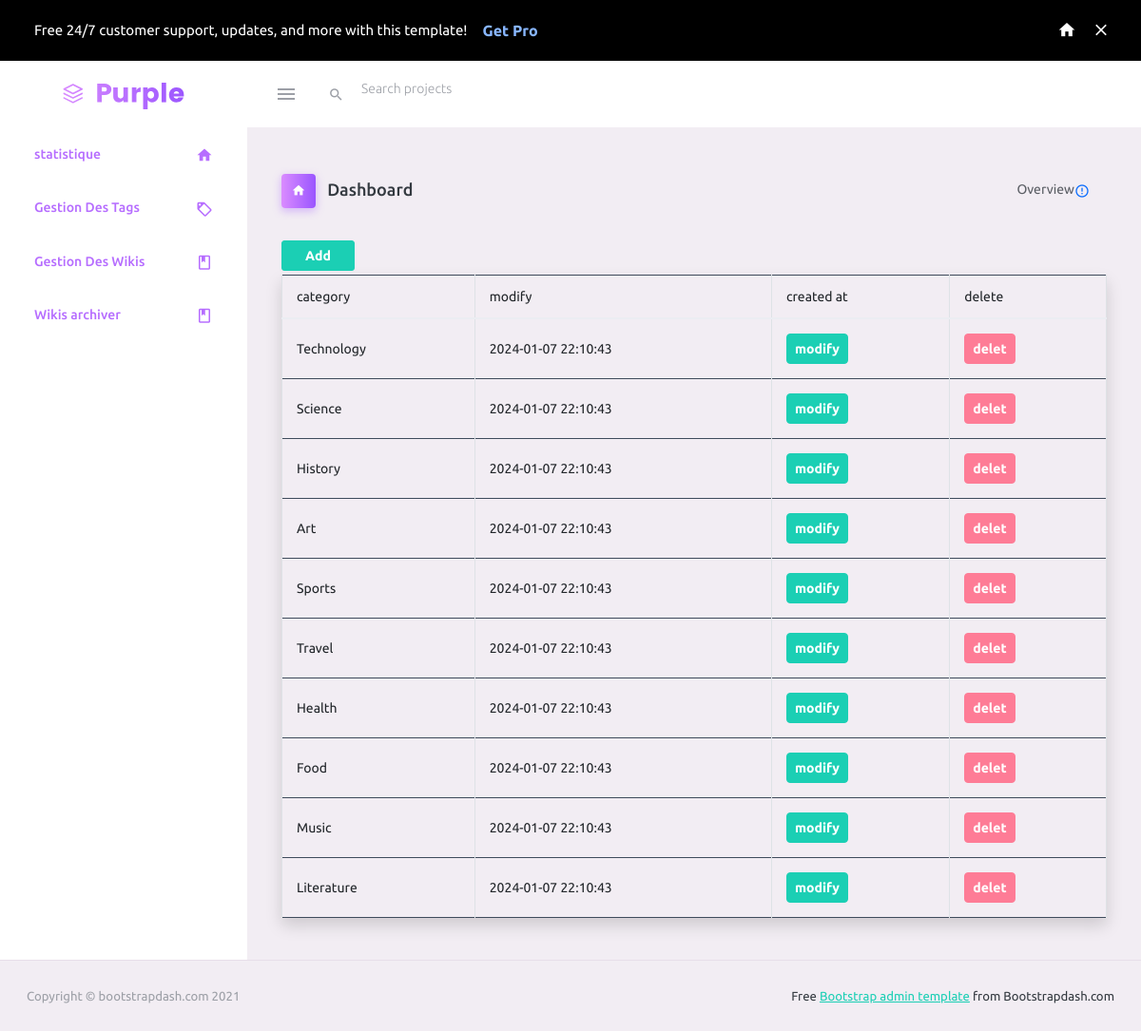
/index.php?action=ges_cat (signed in), run on the app's committed database.
### tables this page shows
CREATE TABLE categories (
    id INT PRIMARY KEY AUTO_INCREMENT,
    name VARCHAR(255) NOT NULL,
    created_at TIMESTAMP DEFAULT CURRENT_TIMESTAMP

);

### APP/controler/category_controler.php (called while the page is built, shortened)
<?php
class category_control {
    public  static function get_categories(){
        $categoryDAO= new CategoryDAO();
       $categorys = $categoryDAO->GetAllCategories();
       require 'APP\VIEW\dashboard_admin\categories\gestion_categories.php';
    }
}

### APP/MODEL/config/Connection.php (called while the page is built, shortened)
<?php
class DatabaseConnection {
    private $pdo;
    private static $instance;
public function __construct(){
    $this->pdo = new PDO("mysql:host=" . DB_HOST . ";dbname=" . DB_NAME, DB_USER, DB_PASS);
        $this->pdo->setAttribute(PDO::ATTR_ERRMODE, PDO::ERRMODE_EXCEPTION);
}
public static function getInstance() {
    if (!self::$instance) {
        self::$instance = new DatabaseConnection();
    }
    return self::$instance;
}
public function getConnection() {
    return $this->pdo;
}
}
?>

### APP/MODEL/classes/categoryDAO.php (called while the page is built, shortened)
<?php
include 'APP\MODEL\classes\categoriesclass.php';
class  CategoryDAO{
    private $db;
    public function __construct(){
        $this->db = DatabaseConnection::getInstance()->getConnection();
    }
    public  function GetAllCategories() {
        $query = "SELECT * from categories ";
        $stmt =  $this->db->prepare($query);
        $stmt->execute();
        $result = $stmt->fetchAll(PDO::FETCH_ASSOC);
        $categories = array();
        foreach ($result as $row) {
            $category = new category($row['id'],$row['name'],$row['created_at'] );
            $categories[] = $category;
    }
    return $categories;
    }
}

### APP/MODEL/classes/categoriesclass.php (called while the page is built)
<?php
class Category {
    private $id;
    private $name;
    private $createdAt;
    public function __construct($id,$name,$createdAt ) {
        $this->id = $id;
        $this->name = $name;
        $this->createdAt = $createdAt;
    }
    public function getId() {
        return $this->id;
    }
    public function getName() {
        return $this->name;
    }
    public function getCreatedAt() {
        return $this->createdAt;
    }
}

### APP/view/dashboard_admin/categories/gestion_categories.php (the view, shortened to what this page needs)
<?php if(isset($_SESSION['user']) && $_SESSION['user']['role']== 'admin') { ?>
<!DOCTYPE html>
<html lang="en">
  <head>
    <link rel="stylesheet" href="APP\view\dashboard_admin\assets\vendors\mdi\css\materialdesignicons.min.css">
    <link rel="stylesheet" href="APP\view\dashboard_admin\assets\vendors\css\vendor.bundle.base.css">
    <link rel="stylesheet" href="https://stackpath.bootstrapcdn.com/bootstrap/4.5.2/css/bootstrap.min.css">
    <link rel="stylesheet" href="APP\view\dashboard_admin\assets\css\style.css">
  </head>
  <body>
    <div class="container-scroller">
      <div class="row p-0 m-0 proBanner" id="proBanner">
        <div class="col-md-12 p-0 m-0">
          <div class="card-body card-body-padding d-flex align-items-center justify-content-between">
            <div class="ps-lg-1">
              <div class="d-flex align-items-center justify-content-between">
                <p class="mb-0 font-weight-medium me-3 buy-now-text">Free 24/7 customer support, updates, and more with this template!</p>
                <a href="https://www.bootstrapdash.com/product/purple-bootstrap-admin-template/?utm_source=organic&utm_medium=banner&utm_campaign=buynow_demo" target="_blank" class="btn me-2 buy-now-btn border-0">Get Pro</a>
              </div>
            </div>
            <div class="d-flex align-items-center justify-content-between">
              <a href="https://www.bootstrapdash.com/product/purple-bootstrap-admin-template/"><i class="mdi mdi-home me-3 text-white"></i></a>
              <button id="bannerClose" class="btn border-0 p-0">
                <i class="mdi mdi-close text-white me-0"></i>
              </button>
            </div>
          </div>
        </div>
      </div>
      <nav class="navbar default-layout-navbar col-lg-12 col-12 p-0 fixed-top d-flex flex-row">
        <div class="text-center navbar-brand-wrapper d-flex align-items-center justify-content-center">
          <a class="navbar-brand brand-logo" href="APP\view\dashboard_admin\dashbord.php"><img src="APP\view\dashboard_admin\assets\images\logo.svg" alt="logo" /></a>
        </div>
        <div class="navbar-menu-wrapper d-flex align-items-stretch">
          <button class="navbar-toggler navbar-toggler align-self-center" type="button" data-toggle="minimize">
            <span class="mdi mdi-menu"></span>
          </button>
          <div class="search-field d-none d-md-block">
            <form class="d-flex align-items-center h-100" action="#">
              <div class="input-group">
                <div class="input-group-prepend bg-transparent">
                  <i class="input-group-text border-0 mdi mdi-magnify"></i>
                </div>
                <input type="text" class="form-control bg-transparent border-0" placeholder="Search projects">
              </div>
            </form>
          </div>
        </div>
      </nav>
      <div class="container-fluid page-body-wrapper">
        <nav class="sidebar sidebar-offcanvas" id="sidebar">
          <ul class="nav">
          <li class="nav-item">
              <a class="nav-link" href="index.php?action=admin">
                <span class="menu-title">statistique</span>
                <i class="mdi mdi-home menu-icon"></i>
              </a>
            </li>
            <li class="nav-item ">
              <a class="nav-link" href="index.php?action=ges_tags">
                <span class="menu-title">Gestion Des Tags</span>
                <i class="mdi mdi-tag-outline menu-icon"></i>
              </a>
              </li>
            <li class="nav-item  ">
              <a class="nav-link" href="index.php?action=ges_wikis">
                <span class="menu-title">Gestion Des Wikis</span>
                <i class="mdi mdi-book-outline menu-icon"></i>
              </a>
            </li>
            <li class="nav-item  ">
              <a class="nav-link" href="index.php?action=get_archievd">
                <span class="menu-title"> Wikis archiver</span>
                <i class="mdi mdi-book-outline menu-icon"></i>
              </a>
            </li>
          </ul>
        </nav>
        <div class="main-panel">
          <div class="content-wrapper">
            <div class="page-header">
              <h3 class="page-title">
                <span class="page-title-icon bg-gradient-primary text-white me-2">
                  <i class="mdi mdi-home"></i>
                </span> Dashboard
              </h3>
              <nav aria-label="breadcrumb">
                <ul class="breadcrumb">
                  <li class="breadcrumb-item active" aria-current="page">
                    <span></span>Overview <i class="mdi mdi-alert-circle-outline icon-sm text-primary align-middle"></i>
                  </li>
                </ul>
              </nav>
            </div>
            <div id="defult">
            <button class="btn btn-success p-2 px-4 my-1" data-toggle="modal" data-target="#addCategoryModal">Add</button>
              <table class="table table-bordered border-dark shadow">
                <thead>
                  <tr>
                    <td>category</td>
                    <td>modify</td>
                    <td>created at</td>
                    <td>delete</td>
                  </tr>
                </thead>
                <tbody>
                  <?php foreach($categorys as $cat ){ ?>
                  <tr>
                    <td><?=$cat->getName();?></td>
                    <td><?=$cat->getCreatedAt();?></td>
                    <td>  <a href="index.php?action=modify_cat&id=<?=$cat->getId();?>" class="btn btn-success rounded p-2" >modify</a></td>
                    <td><a class="btn btn-danger rounded p-2" href="index.php?action=delet_cat&id=<?=$cat->getId();?>">delet</a></td>
                  </tr>
                   <?php }?>
                </tbody>
              </table>
            </div>
                  </div>
                </div>
              </div>
            </div>
          <footer class="footer">
            <div class="container-fluid d-flex justify-content-between">
              <span class="text-muted d-block text-center text-sm-start d-sm-inline-block">Copyright © bootstrapdash.com 2021</span>
              <span class="float-none float-sm-end mt-1 mt-sm-0 text-end"> Free <a href="https://www.bootstrapdash.com/bootstrap-admin-template/" target="_blank">Bootstrap admin template</a> from Bootstrapdash.com</span>
            </div>
          </footer>
  </body>
</html>
<?php }else {
  header('location: index.php?action=login');
}

### data on the page
categories: name "Technology", created_at "2024-01-07 22:10:43"
categories: name "Science", created_at "2024-01-07 22:10:43"
categories: name "History", created_at "2024-01-07 22:10:43"
categories: name "Art", created_at "2024-01-07 22:10:43"
categories: name "Sports", created_at "2024-01-07 22:10:43"
categories: name "Travel", created_at "2024-01-07 22:10:43"
categories: name "Health", created_at "2024-01-07 22:10:43"
categories: name "Food", created_at "2024-01-07 22:10:43"
categories: name "Music", created_at "2024-01-07 22:10:43"
categories: name "Literature", created_at "2024-01-07 22:10:43"
